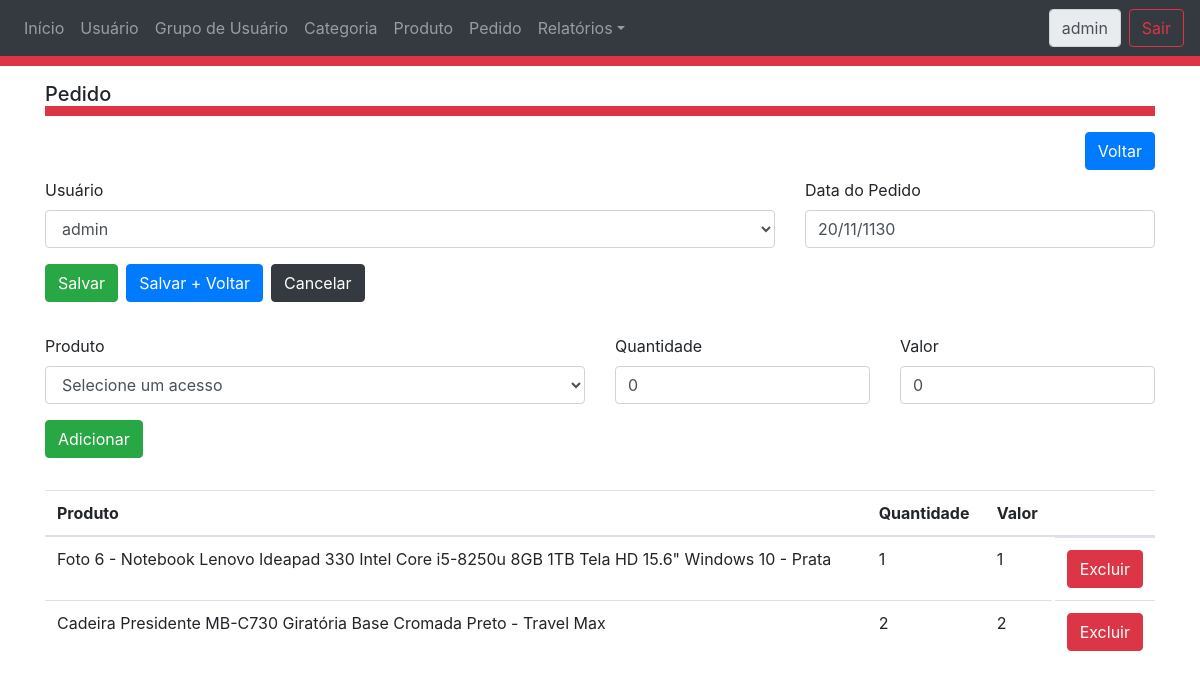
Screenshot of /PedidoFormulario.php?operacao=editar&idPedido=21 (signed in) with the database file from the repository.
### tables this page shows
CREATE TABLE IF NOT EXISTS `tbUsuario` (
`idUsuario` int(11) NOT NULL,
  `nome` varchar(255) NOT NULL,
  `login` varchar(255) NOT NULL,
  `senha` varchar(255) NOT NULL,
  `email` varchar(255) NOT NULL,
  `ultimoAcesso` datetime DEFAULT NULL,
  `situacao` tinyint(1) NOT NULL,
  `foto` varchar(255) DEFAULT NULL,
  `idGrupo` int(11) NOT NULL
);

CREATE TABLE IF NOT EXISTS `tbPedido` (
`idPedido` int(11) NOT NULL,
  `idUsuario` int(11) NOT NULL,
  `dataPedido` datetime NOT NULL
);

CREATE TABLE IF NOT EXISTS `tbPedidoProduto` (
`idPedidoProduto` int(11) NOT NULL,
  `idPedido` int(11) DEFAULT NULL,
  `idProduto` int(11) DEFAULT NULL,
  `quantidade` int(11) NOT NULL,
  `valor` decimal(9,2) NOT NULL
);

CREATE TABLE IF NOT EXISTS `tbProduto` (
`idProduto` int(11) NOT NULL,
  `nome` varchar(255) DEFAULT NULL,
  `descricao` varchar(3000) NOT NULL,
  `valor` decimal(9,2) NOT NULL,
  `quantidadeEstoque` int(11) NOT NULL,
  `foto` varchar(255) DEFAULT NULL,
  `idCategoria` int(11) NOT NULL
);

### PedidoFormulario.php (the view, shortened to what the rows shown need)
<?php
	require_once 'ControleAcesso.php';
	require_once 'class/PedidoDAO.php';
	require_once 'class/UsuarioDAO.php';
	require_once 'class/ProdutoDAO.php';
	require_once 'class/PedidoProdutoDAO.php';
	$pedido = new Pedido();
	$operacao = "visualizar";
	if(isset($_GET["operacao"])){
		$operacao = $_GET["operacao"];
	}
	if(isset($_GET["idPedido"])){
		$idPedido = $_GET["idPedido"];
		$pedidoDAO = new PedidoDAO();
		$pedido = $pedidoDAO->buscarPorId($idPedido);
	}
?>
<html>
    <head>
		<link type="text/css" rel="stylesheet" href="css/bootstrap.css"/>
		<link type="text/css" rel="stylesheet" href="css/pedido.css"/>
    </head>
    <body>
		<div class="cabecalho">
			<?php
				include_once("Cabecalho.php");
			?>
		</div>
		<div class="container">
			<form id="formPedido" action="PedidoControlador.php?operacao=salvar" method="post">
				<fieldset <?php if($operacao=="visualizar"){echo 'disabled';}?> >
					<div class="row form-group">
						<div class="col-md-4">
							<label for="dataPedido">Data do Pedido</label>
							<input class="form-control campo" name="dataPedido" id="dataPedido" type="text" value="<?php echo $pedido->getDataPedido() ?>" >
						</div>
					</div>
				</fieldset>
			</form >
				<div class="row form-group">
					<div class="col-md-12">
						<table class="table">
							<thead>
								<tr>
									<th>Produto</th>
									<th>Quantidade</th>
									<th>Valor</th>
									<th></th>
								</tr>
							</thead>
							<tbody>
								<?php
									if($pedido->getIdPedido()!=0){
										$pedidoProdutoDAO = new PedidoProdutoDAO();
										$lista = $pedidoProdutoDAO->listarPorPedido($pedido->getIdPedido());
										foreach($lista as $pedidoProduto){
											echo"<tr>";
											echo"<td>{$pedidoProduto->getProduto()->getDescricao()}</td>";
											echo"<td>{$pedidoProduto->getQuantidade()} </td>";
											echo"<td>{$pedidoProduto->getValor()} </td>";
											if($operacao=="visualizar"){
												echo"<td></td>";
											}else{
												echo"<td class='float-right'> <a class='btn btn-danger' href='PedidoProdutoControlador.php?operacao=excluir&idPedidoProduto={$pedidoProduto->getIdPedidoProduto()}&idPedido={$pedidoProduto->getPedido()->getIdPedido()}'>Excluir</a></td>";
											}
											echo"</tr>";
										}
									}
								?>
							</tbody>
						</table>
					</div>
				</div>
		</div>
    </body>
</html>

### Cabecalho.php (shortened to what the rows shown need)
<nav class="navbar navbar-expand-md navbar-dark bg-dark">
  <div class="collapse navbar-collapse" id="navbarsExampleDefault">
	<div class="form-inline my-2 my-lg-0">
	  <label class="form-control mr-sm-2" readonly> <?php echo $usuarioAtual->getLogin(); ?> </label>
	  <a class="btn btn-outline-danger my-2 my-sm-0" href="LoginControlador.php?operacao=encerrar">Sair</a>
	</div>
  </div>
</nav>

### rows the page displays
tbusuario: login "admin"
tbpedido: dataPedido "20/11/1130"
tbpedidoproduto: idProduto.descricao "Foto 6 - Notebook Lenovo Ideapad 330 Intel Core i5-8250u 8GB 1TB Tela HD 15.6\" Windows 10 - Prata", quantidade "1", valor "1"
tbpedidoproduto: idProduto.descricao "Cadeira Presidente MB-C730 Giratória Base Cromada Preto - Travel Max", quantidade "2", valor "2"

### other values shown
$grupoAcesso->getAcesso()->getMenu() "Início"
$grupoAcesso->getAcesso()->getMenu() "Usuário"
$grupoAcesso->getAcesso()->getMenu() "Grupo de Usuário"
$grupoAcesso->getAcesso()->getMenu() "Categoria"
$grupoAcesso->getAcesso()->getMenu() "Produto"
$grupoAcesso->getAcesso()->getMenu() "Pedido"
$grupoAcesso->getAcesso()->getMenu() "Relatórios"
$menu "Pedido"
form field idUsuario "admin"
